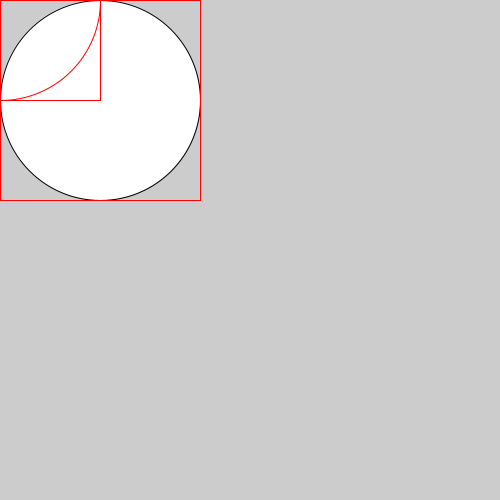
Frame 1 (no input)
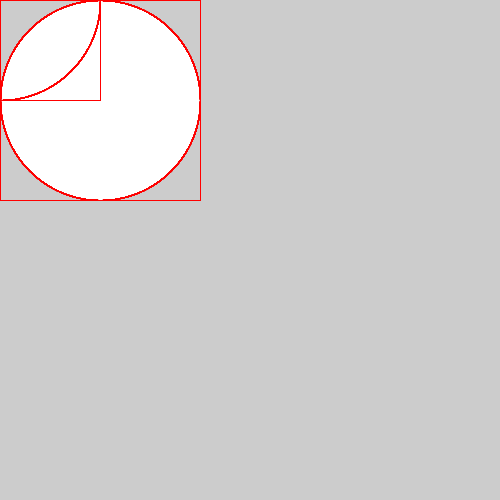
Frame 60 (the mouse pressed at the canvas centre just before this capture)
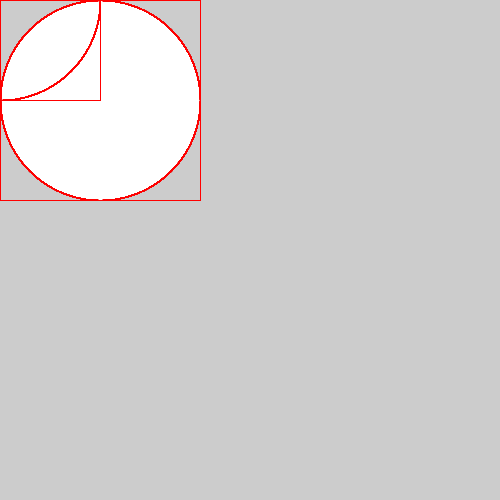
Frame 120 (the mouse held since frame 60 and released just before this capture)

The Processing sketch that drew these frames (run headless with seeded random() and noise(); from frame 60 on, the mouse is pressed at the canvas centre):

// Processing sketch: colour
// ── colour.pde
color boxStrokeColour = color(255,0,0);
color boxFillColour = color(255,0,0 , 0);

void setup() {
  size(500, 500);
}

void draw() {
  
  
  drawCornerEllipse(0, 0, 200, 200);
  drawBoundingBox(0, 0, 200, 200 , false);
  drawCenterEllipse(0, 0, 200, 200);
  drawBoundingBox(0, 0, 200, 200 , true);
}

void drawCornerEllipse( int ellipseLeft , int ellipseTop, int ellipseWidth , int ellipseHeight){
  
  ellipseMode(CORNER);
  ellipse(ellipseLeft, ellipseTop, ellipseWidth, ellipseHeight);
  
}

void drawCenterEllipse( int ellipseLeft , int ellipseTop, int ellipseWidth , int ellipseHeight){
  
  ellipseMode(CENTER);
  ellipse(ellipseLeft, ellipseTop, ellipseWidth, ellipseHeight);
  
}

void drawBoundingBox( int boxLeft , int boxTop, int boxWidth , int boxHeight , boolean centerMode){
  
  if(centerMode == true){
    
    rectMode(CENTER);
    
  } else {
    
    rectMode(CORNER);
    
  }
  
  stroke(boxStrokeColour);
  fill(boxFillColour);
  
  rect(boxLeft, boxTop, boxWidth, boxHeight);
  
}
